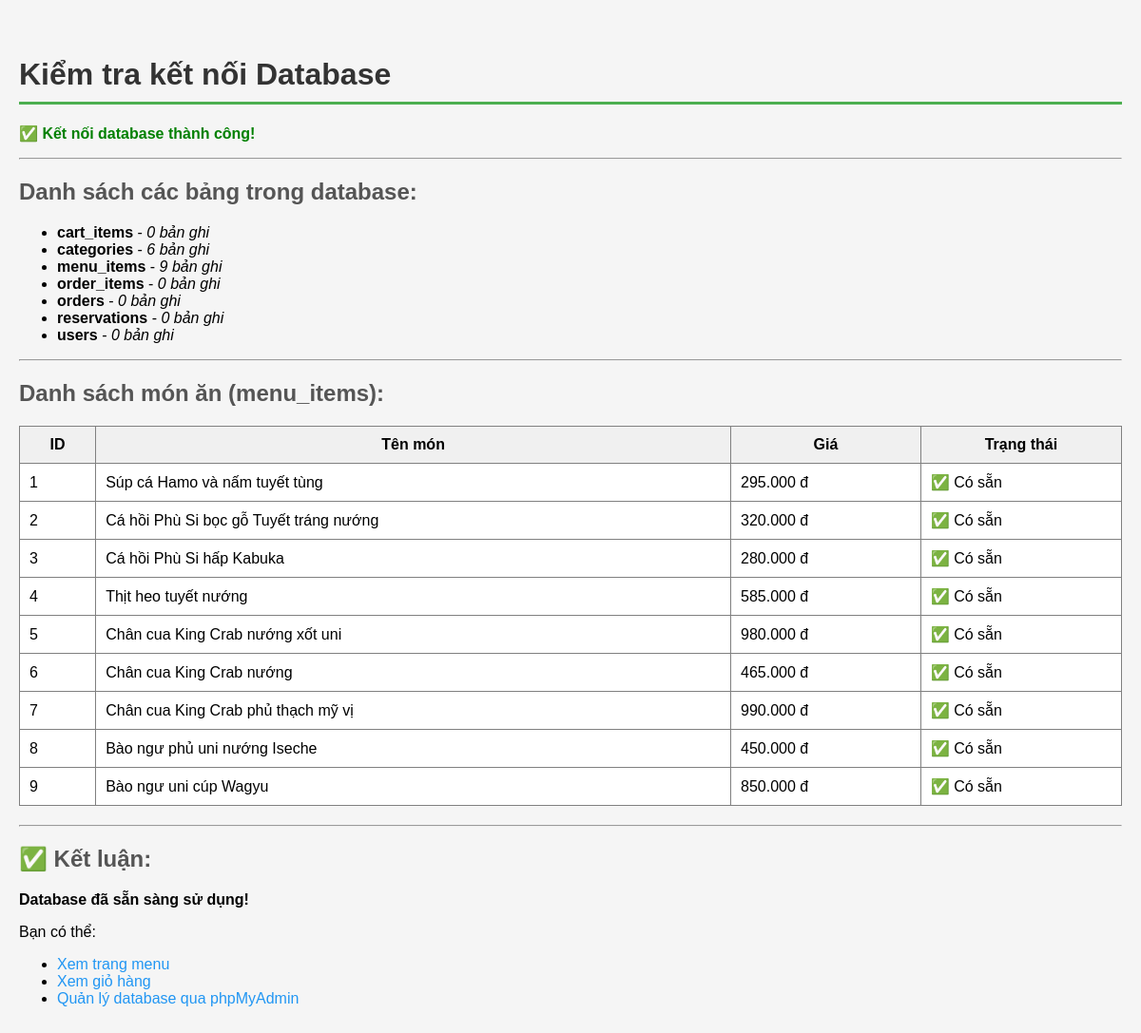
Screenshot of /test-db.php with the database file from the repository.
### tables this page shows
CREATE TABLE menu_items (
    item_id INT PRIMARY KEY AUTO_INCREMENT,
    category_id INT NOT NULL,
    item_name VARCHAR(100) NOT NULL,
    item_slug VARCHAR(100) UNIQUE NOT NULL,
    description TEXT,
    price DECIMAL(10, 2) NOT NULL,
    image_url VARCHAR(255),
    is_available BOOLEAN DEFAULT TRUE,
    is_featured BOOLEAN DEFAULT FALSE,
    preparation_time INT DEFAULT 15,  
    calories INT,
    spicy_level ENUM('none', 'mild', 'medium', 'hot', 'very_hot') DEFAULT 'none',
    created_at TIMESTAMP DEFAULT CURRENT_TIMESTAMP,
    updated_at TIMESTAMP DEFAULT CURRENT_TIMESTAMP ON UPDATE CURRENT_TIMESTAMP,
    FOREIGN KEY (category_id) REFERENCES categories(category_id) ON DELETE CASCADE,
    INDEX idx_category (category_id),
    INDEX idx_available (is_available),
    INDEX idx_featured (is_featured)
);

### test-db.php (the view, shortened to what this page needs)
<?php
echo "<h1>Kiểm tra kết nối Database</h1>";
try {
    $dsn = "mysql:host=" . DB_HOST . ";dbname=" . DB_NAME . ";charset=" . DB_CHARSET;
    $options = [
        PDO::ATTR_ERRMODE            => PDO::ERRMODE_EXCEPTION,
        PDO::ATTR_DEFAULT_FETCH_MODE => PDO::FETCH_ASSOC,
        PDO::ATTR_EMULATE_PREPARES   => false,
    ];
    $pdo = new PDO($dsn, DB_USER, DB_PASS, $options);
    echo "<p style='color: green; font-weight: bold;'>✅ Kết nối database thành công!</p>";
    echo "<hr>";
    echo "<h2>Danh sách các bảng trong database:</h2>";
    $stmt = $pdo->query("SHOW TABLES");
    $tables = $stmt->fetchAll(PDO::FETCH_COLUMN);
    if (count($tables) > 0) {
        echo "<ul>";
        foreach ($tables as $table) {
            echo "<li><strong>$table</strong>";
            $countStmt = $pdo->query("SELECT COUNT(*) as total FROM $table");
            $count = $countStmt->fetch()['total'];
            echo " - <em>$count bản ghi</em>";
            echo "</li>";
        }
        echo "</ul>";
    } else {
        echo "<p style='color: orange;'>⚠️ Database rỗng. Hãy import file schema.sql</p>";
    }
    echo "<hr>";
    echo "<h2>Danh sách món ăn (menu_items):</h2>";
    $menuStmt = $pdo->query("SELECT item_id, item_name, price, is_available FROM menu_items LIMIT 10");
    $menuItems = $menuStmt->fetchAll();
    if (count($menuItems) > 0) {
        echo "<table border='1' cellpadding='10' style='border-collapse: collapse;'>";
        echo "<tr style='background: #f0f0f0;'>
                <th>ID</th>
                <th>Tên món</th>
                <th>Giá</th>
                <th>Trạng thái</th>
              </tr>";
        foreach ($menuItems as $item) {
            $status = $item['is_available'] ? '✅ Có sẵn' : '❌ Hết';
            $price = number_format($item['price'], 0, ',', '.') . ' đ';
            echo "<tr>
                    <td>{$item['item_id']}</td>
                    <td>{$item['item_name']}</td>
                    <td>$price</td>
                    <td>$status</td>
                  </tr>";
        }
        echo "</table>";
    } else {
        echo "<p style='color: orange;'>⚠️ Chưa có món ăn. Hãy import dữ liệu mẫu từ schema.sql</p>";
    }
    echo "<hr>";
    echo "<h2>✅ Kết luận:</h2>";
    echo "<p><strong>Database đã sẵn sàng sử dụng!</strong></p>";
    echo "<p>Bạn có thể:</p>";
    echo "<ul>";
    echo "<li><a href='menu.html'>Xem trang menu</a></li>";
    echo "<li><a href='cart.html'>Xem giỏ hàng</a></li>";
    echo "<li><a href='http://localhost/phpmyadmin' target='_blank'>Quản lý database qua phpMyAdmin</a></li>";
    echo "</ul>";
} catch (PDOException $e) {
    echo "<p style='color: red; font-weight: bold;'>❌ Lỗi kết nối database:</p>";
    echo "<pre style='background: #ffeeee; padding: 15px; border-radius: 5px;'>";
    echo $e->getMessage();
    echo "</pre>";
    echo "<hr>";
    echo "<h3>Hướng dẫn khắc phục:</h3>";
    echo "<ol>";
    echo "<li><strong>Kiểm tra XAMPP:</strong>
            <ul>
                <li>Mở XAMPP Control Panel</li>
                <li>Start Apache</li>
                <li>Start MySQL</li>
            </ul>
          </li>";
    echo "<li><strong>Tạo database:</strong>
            <ul>
                <li>Vào <a href='http://localhost/phpmyadmin' target='_blank'>phpMyAdmin</a></li>
                <li>Tạo database mới tên: <code>wa_japanese_cuisine</code></li>
                <li>Import file: <code>database/schema.sql</code></li>
            </ul>
          </li>";
    echo "<li><strong>Kiểm tra thông tin đăng nhập:</strong>
            <ul>
                <li>Username: <code>root</code></li>
                <li>Password: <code>(để trống)</code></li>
                <li>Nếu có password, cập nhật trong file <code>php/config.php</code></li>
            </ul>
          </li>";
    echo "</ol>";
}
?>

### test-db.php (style rules this page uses)
h1 { color: #333; border-bottom: 3px solid #4CAF50; padding-bottom: 10px; }
h2 { color: #555; margin-top: 20px; }
table { width: 100%; margin: 20px 0; background: white; }
a { color: #2196F3; text-decoration: none; }

### rows the page displays
menu_items: item_id "1", item_name "Súp cá Hamo và nấm tuyết tùng", price "295.000 đ", is_available "✅ Có sẵn"
menu_items: item_id "2", item_name "Cá hồi Phù Si bọc gỗ Tuyết tráng nướng", price "320.000 đ", is_available "✅ Có sẵn"
menu_items: item_id "3", item_name "Cá hồi Phù Si hấp Kabuka", price "280.000 đ", is_available "✅ Có sẵn"
menu_items: item_id "4", item_name "Thịt heo tuyết nướng", price "585.000 đ", is_available "✅ Có sẵn"
menu_items: item_id "5", item_name "Chân cua King Crab nướng xốt uni", price "980.000 đ", is_available "✅ Có sẵn"
menu_items: item_id "6", item_name "Chân cua King Crab nướng", price "465.000 đ", is_available "✅ Có sẵn"
menu_items: item_id "7", item_name "Chân cua King Crab phủ thạch mỹ vị", price "990.000 đ", is_available "✅ Có sẵn"
menu_items: item_id "8", item_name "Bào ngư phủ uni nướng Iseche", price "450.000 đ", is_available "✅ Có sẵn"
menu_items: item_id "9", item_name "Bào ngư uni cúp Wagyu", price "850.000 đ", is_available "✅ Có sẵn"

### other values shown
$table "cart_items"
$count "0"
$table "categories"
$count "6"
$table "menu_items"
$count "9"
$table "order_items"
$table "orders"
$table "reservations"
$table "users"
